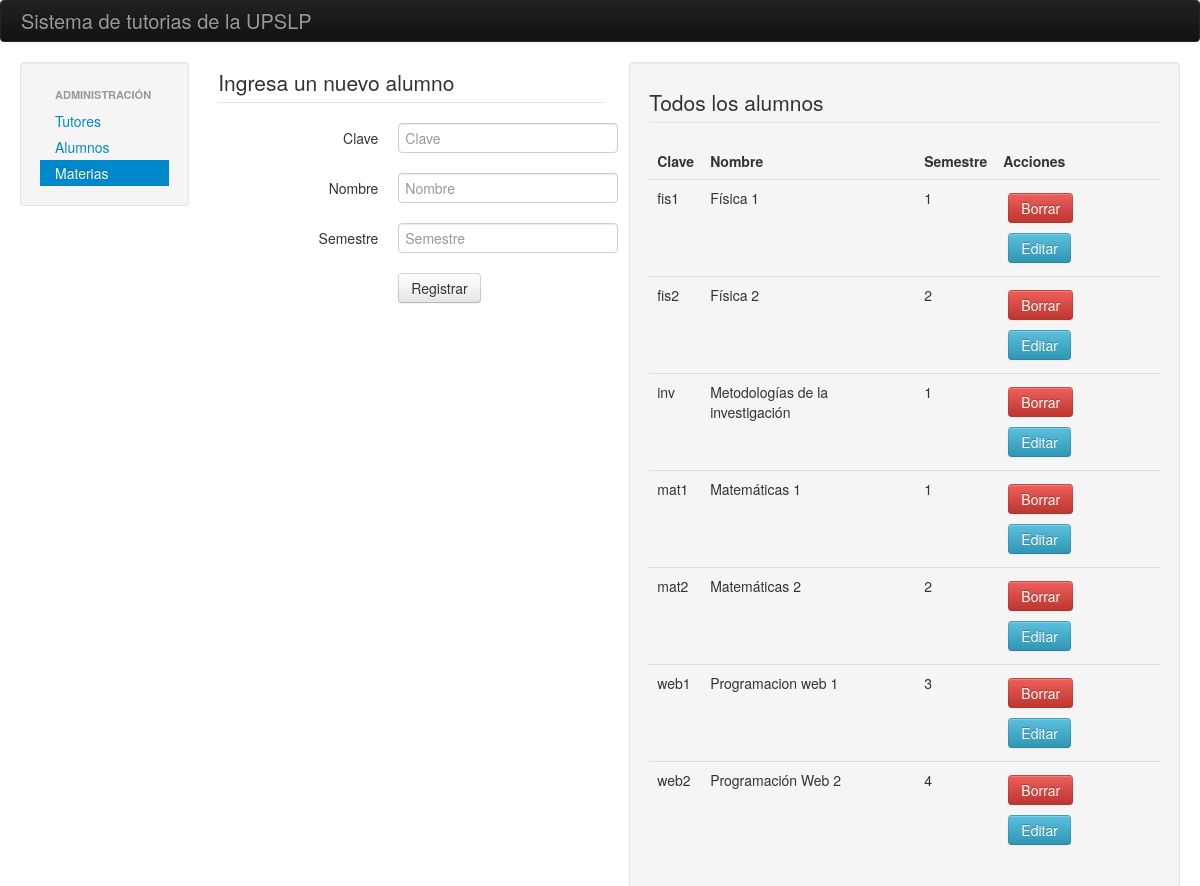
/index.php/upslp/materias, run on the app's committed database.
### tables this page shows
CREATE TABLE IF NOT EXISTS `Materia` (
  `clave` varchar(30) NOT NULL,
  `nombre` varchar(100) NOT NULL,
  `semestre` int(11) NOT NULL,
  PRIMARY KEY (`clave`),
  KEY `nom_materia` (`nombre`)
);

### application/controllers/upslp.php (called while the page is built, shortened)
<?php if ( ! defined('BASEPATH')) exit('No direct script access allowed');
class Upslp extends CI_Controller {
	public function materias(){
		$this->load->helper('url');
		$this->load->database();
		$this->load->library("form_validation");
		$query = $this->db->get("Materia");
		$this->load->view("header");
		$this->load->view("materias_view", array("materias" => $query->result()));
		$this->load->view("footer");
	}
}

### index.php (called while the page is built, shortened)
<?php
require_once BASEPATH.'core/CodeIgniter.php';

### application/views/materias_view.php (the view, shortened to what this page needs)
  <div class="span2">
  	<div class="well">
   	<ul class="nav nav-list">
	  <li class="nav-header">Administración</li>
	  <li><a href="<?php echo base_url() ?>">Tutores</a></li>
	  <li><a href="<?php echo base_url() ?>index.php/upslp/alumnos">Alumnos</a></li>
	  <li class="active"><a href="<?php echo base_url() ?>index.php/upslp/materias">Materias</a></li>
 	</ul>
</div>
  </div>
  <div class="span10">
  	<div class="span5">
   	<form class="form-horizontal"  method="post" action="<?php echo base_url() ?>index.php/materia/nuevo">
   		<legend>Ingresa un nuevo alumno</legend>
   		<div class="control-group">
    		<label class="control-label" for="inputClave">Clave</label>
    		<div class="controls">
		      	<input type="text" name="clave" id="inputClave" placeholder="Clave">
		    </div>
		</div>
	    <div class="control-group">
    		<label class="control-label" for="inputNombre">Nombre</label>
    		<div class="controls">
		      	<input type="text" name="nombre" id="inputNombre" placeholder="Nombre">
		    </div>
	    </div>
	    <div class="control-group">
    		<label class="control-label" for="inputSemestre">Semestre</label>
    		<div class="controls">
		      	<input type="text" name="semestre" id="inputSemestre" placeholder="Semestre">
		    </div>
	    </div>
	    <div class="control-group">
   			<div class="controls">
   				<button type="submit" class="btn">Registrar</button>
   			</div>
	    </div>
  		</form>
  	</div>
  	<div class="span7 well">
  		<legend>Todos los alumnos</legend>
  		<table class="table table-hover">
   		<thead>
   			<tr>
   				<th>Clave</th>
   				<th>Nombre</th>
   				<th>Semestre</th>
   				<th>Acciones</th>
   			</tr>
  			</thead>
  			<tbody>
  				<?php
  					foreach ($materias as $materia) {
  						?>
  						<tr>
  							<td><?php echo $materia->clave ?></td>
  							<td><?php echo $materia->nombre ?></td>
  							<td><?php echo $materia->semestre ?></td>
  							<td>
  								<a class="btn btn-danger" style="margin: 5px;" href="<?php echo base_url() ?>index.php/materia/eliminar/<?php echo $materia->clave ?>">Borrar</a>
  								<a class="btn btn-info" style="margin: 5px;" href="<?php echo base_url() ?>index.php/materia/editar/<?php echo $materia->clave ?>">Editar</a></td>
  						</tr>
  						<?php
  					}
  				?>
  			</tbody>
	</table>
  	</div>

### data on the page
materia: clave "fis1", nombre "Física 1", semestre "1"
materia: clave "fis2", nombre "Física 2", semestre "2"
materia: clave "inv", nombre "Metodologías de la investigación", semestre "1"
materia: clave "mat1", nombre "Matemáticas 1", semestre "1"
materia: clave "mat2", nombre "Matemáticas 2", semestre "2"
materia: clave "web1", nombre "Programacion web 1", semestre "3"
materia: clave "web2", nombre "Programación Web 2", semestre "4"
